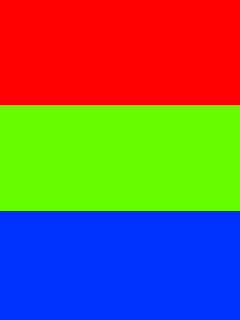
#> input picture arduino_libs/SPFD5408/bitmaps/test.bmp, 240 x 320 px, given in place of cat_test_1920x2643000.avi, which was not available
$ python make_hist_chart_video.py   (Python 2 division)   (older library calls are emulated)
#> lines starting #> are read from the running program, lines starting #| are printed output that depends on the picture; after the words box and inside, x2 and y2 are one past the last pixel; in counts of white or black regions, pixels touching at a corner belong together; pictures that were not available may be replaced by others from this repository, and a replacement may not be noted
import os, cv2, sys
from imutils import paths, resize
import matplotlib
matplotlib.use('agg')
from matplotlib import pyplot as plt
import numpy as np

fourcc = cv2.cv.CV_FOURCC('X', 'V', 'I', 'D')

IVIDEOPATH = os.path.expanduser('~/work/cat_test_1920x2643000.avi')
OVIDEOPATH = 'cat_test_1920x2643000_hist.avi'

out = None
camera = cv2.VideoCapture(IVIDEOPATH)
fps = camera.get(cv2.cv.CV_CAP_PROP_FPS)

i = 0
while True:
	(grabbed, image) = camera.read()
#> image is the input picture: shape (320, 240, 3); mean B, G, R 86.9, 101.8, 117.5
	if image is None:
		break
	hsv = cv2.cvtColor(image, cv2.COLOR_BGR2HSV)
#> hsv: shape (320, 240, 3); mean H, S, V 54.7, 255, 255
	h,s,v = cv2.split(image)
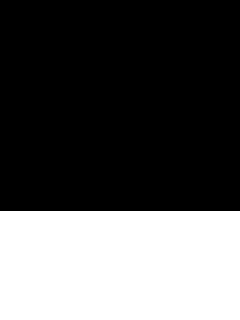
#> h: shape (320, 240); 34.1% white; 1 white region, box (x1, y1, x2, y2) and area: (0, 211, 240, 320) 26160
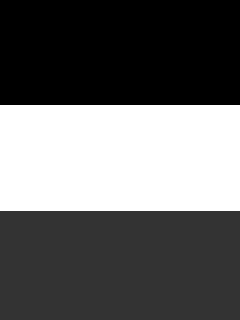
#> s: shape (320, 240); min 0, max 255, mean 101.8
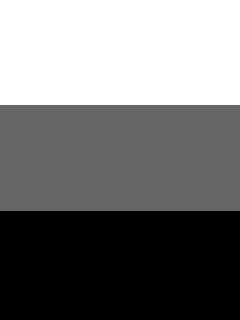
#> v: shape (320, 240); min 0, max 255, mean 117.5
	hist = cv2.calcHist([h], [0], None, [256], [0, 256])
#> hist = 256 values, max 50640 at index 0, min 0 at index 1, mean 300
	hist /= hist.sum()
#> hist = 256 values, max 0.659 at index 0, min 0 at index 1, mean 0.00391
	fig = plt.figure(figsize=(4.5, 1.8), dpi=50)
	ax = fig.add_subplot(121)
	ax.set_title("Histogram")
	ax.set_xlabel("Bins")
	ax.set_ylabel("# of Pixels")
	ax.plot(hist)
	ax.set_xlim([0, 256])
	ax = fig.add_subplot(122)
	ax.imshow(cv2.cvtColor(resize(image, width=180), cv2.COLOR_BGR2RGB), cmap=plt.cm.gray_r, interpolation="nearest")
	fig.tight_layout(pad=0)
	fig.canvas.draw()
	data = np.fromstring(fig.canvas.tostring_rgb(), dtype=np.uint8, sep='')
	frame = data.reshape(fig.canvas.get_width_height()[::-1] + (3,))
	plt.close(fig)
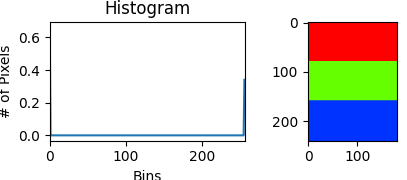
#> figure drawn by matplotlib, 2 panels; panel 1: curve peaks at x = 0, y = 0.659
	print i, frame.shape
	sys.stdout.flush()
	if i == 0:
		sz = list(reversed(frame.shape[:2]))
		out = cv2.VideoWriter(OVIDEOPATH, fourcc, fps, tuple(sz))
	out.write(frame)
	i += 1

if not out is None:
	out.release()
camera.release()
